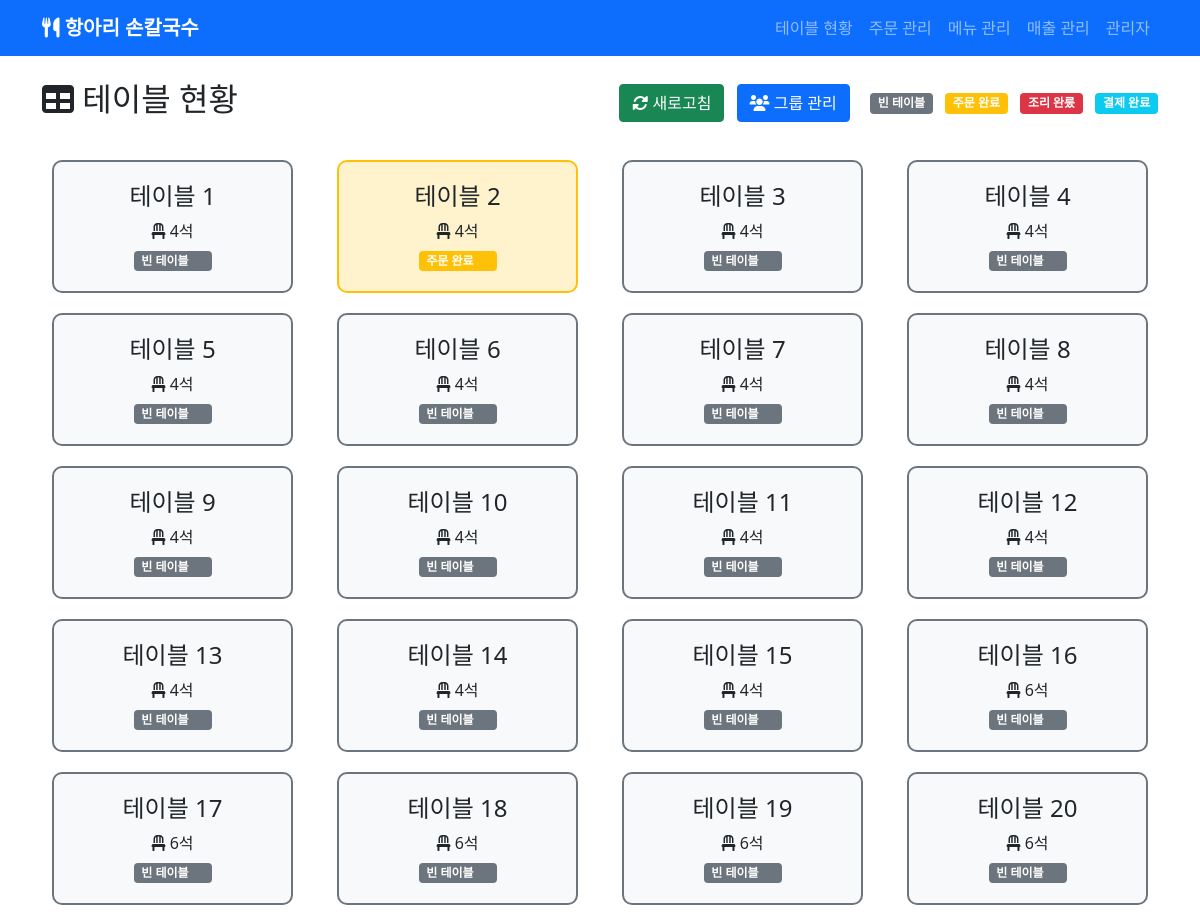
Before: / with the older database file.
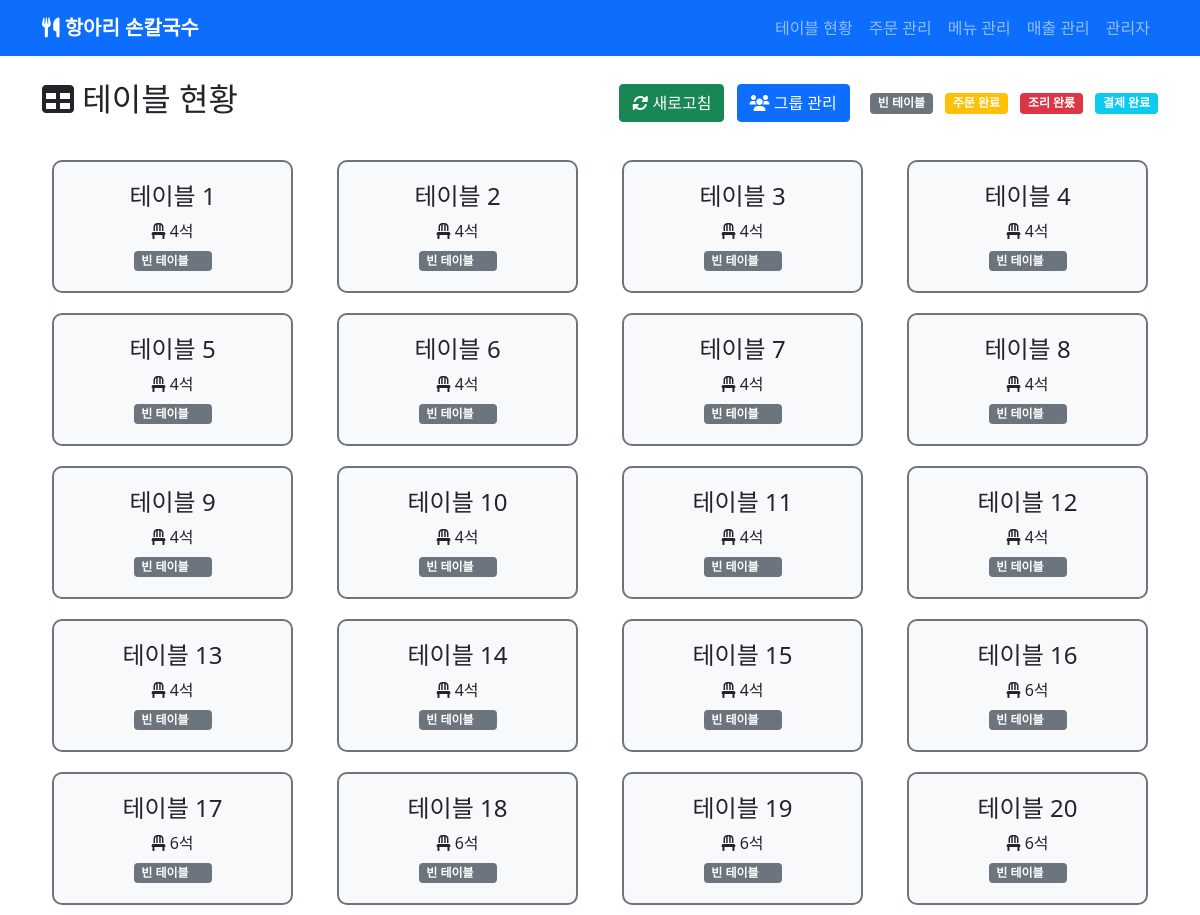
After: the same page with the newer database file.
### tables/models.py (models this page shows, shortened)
class Table(models.Model):
    STATUS_CHOICES = [
        ('empty', '빈 테이블'),
        ('ordered', '주문 완료'),
        ('cooking', '조리 완료'),
        ('paid', '결제 완료'),
    ]
    number = models.IntegerField(unique=True, verbose_name='테이블 번호')
    seats = models.IntegerField(default=4, verbose_name='좌석 수')
    status = models.CharField(max_length=10, choices=STATUS_CHOICES, default='empty', verbose_name='상태')
    qr_code = models.ImageField(upload_to='qr_codes/', blank=True, verbose_name='QR코드')
    created_at = models.DateTimeField(auto_now_add=True, verbose_name='생성일시')
    updated_at = models.DateTimeField(auto_now=True, verbose_name='수정일시')
    class Meta:
        verbose_name = '테이블'
        verbose_name_plural = '테이블'
        ordering = ['number']
    def get_group(self):
        try:
            return self.tablegroup_set.first()
        except:
            return None

### tables/views.py (the view)
# urls.py: path('', views.table_dashboard, name='dashboard'),
def table_dashboard(request):
    tables = Table.objects.all().order_by('number')
    return render(request, 'tables/dashboard.html', {'tables': tables})

### templates/tables/dashboard.html (shortened to what this page needs)
{% extends 'base.html' %}
{% block content %}
<div class="d-flex justify-content-between align-items-center mb-4">
    <h2><i class="fas fa-table"></i> 테이블 현황</h2>
    <div>
        <button class="btn btn-success me-2" onclick="location.reload()">
            <i class="fas fa-sync-alt"></i> 새로고침
        </button>
        <button class="btn btn-primary me-3" data-bs-toggle="modal" data-bs-target="#groupModal">
            <i class="fas fa-users"></i> 그룹 관리
        </button>
        <span class="badge bg-secondary me-2">빈 테이블</span>
        <span class="badge bg-warning me-2">주문 완료</span>
        <span class="badge bg-danger me-2">조리 완룼</span>
        <span class="badge bg-info">결제 완료</span>
    </div>
</div>
<div class="row" id="tables-container">
    {% for table in tables %}
    <div class="col-md-3 col-sm-4 col-6">
        <div class="table-card table-{{ table.status }}"
             data-table-id="{{ table.id }}"
             onclick="showTableDetail({{ table.id }})">
            <h4>테이블 {{ table.number }}</h4>
            <p class="mb-1">
                <i class="fas fa-chair"></i> {{ table.seats }}석
            </p>
            <p class="mb-0">
                <span class="badge {% if table.status == 'empty' %}bg-secondary{% elif table.status == 'ordered' %}bg-warning{% elif table.status == 'cooking' %}bg-danger{% elif table.status == 'paid' %}bg-info{% else %}bg-primary{% endif %} status-badge"
                      data-table-id="{{ table.id }}"
                      onclick="event.stopPropagation(); cycleTableStatus({{ table.id }}, '{{ table.status }}')"
                      style="cursor: pointer; user-select: none;"
                      title="클릭하여 상태 변경">
                    {{ table.get_status_display }}
                </span>
            </p>
        </div>
    </div>
    {% endfor %}
</div>
{% endblock %}

Changed rows visible on the page:
changed Table (number 2 of 20 on the later page): status "주문 완료" → "빈 테이블"
